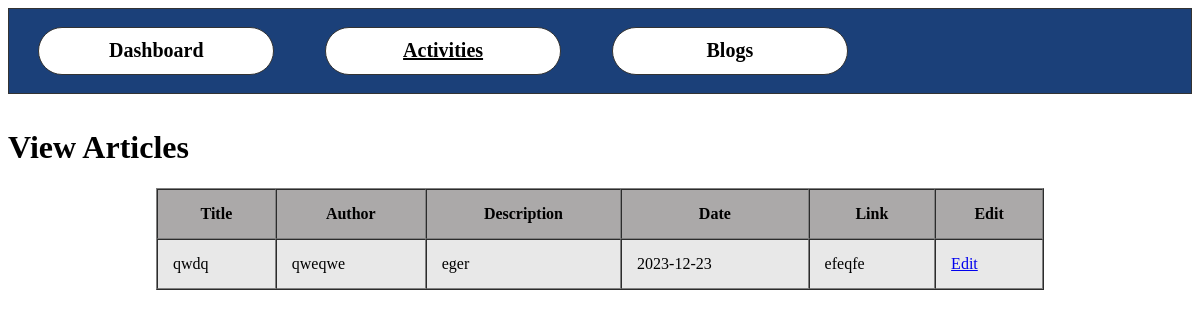
The app's page /view_articles (signed in), older data.
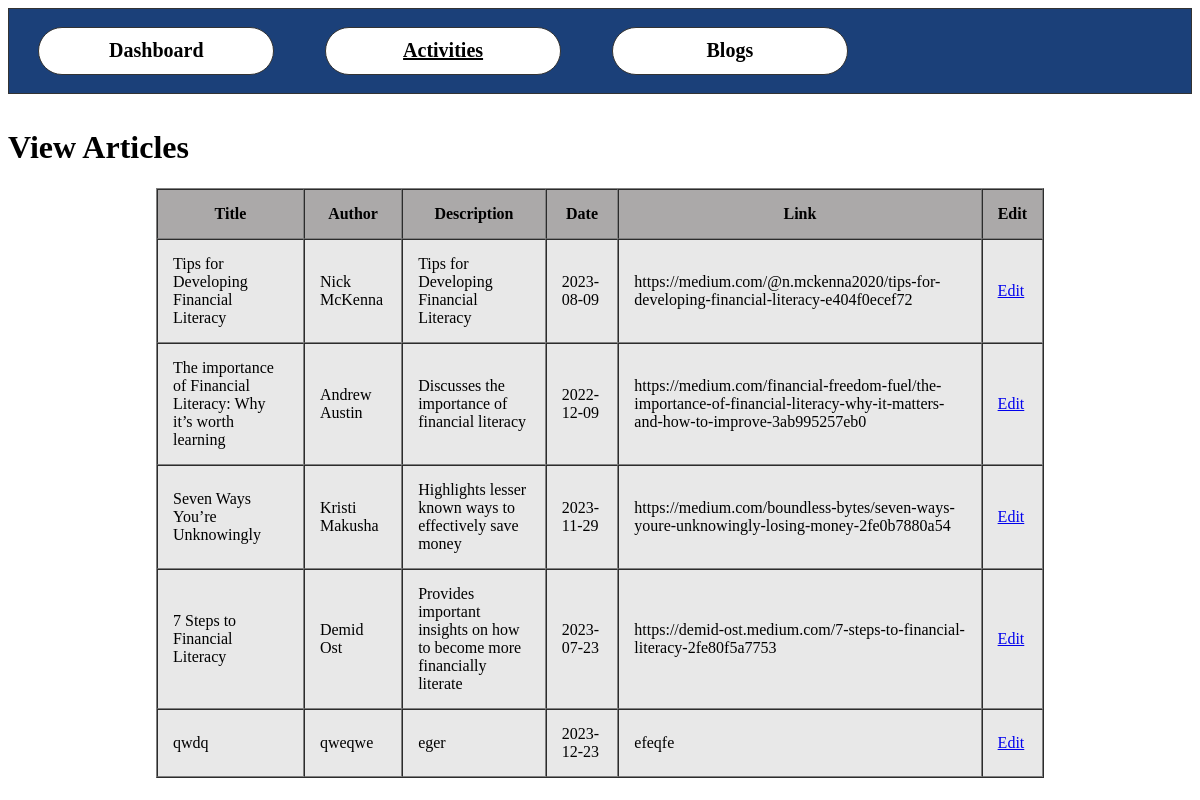
The same page, newer data.
### app.py (models this page shows)
class Article(db.Model):
    id = db.Column(db.Integer, primary_key=True)
    title = db.Column(db.String(200), nullable=False)
    author = db.Column(db.String(100), nullable=False)
    desc = db.Column(db.String(300), nullable=False)
    date = db.Column(db.String(300), nullable=False)
    link = db.Column(db.String(300), nullable=False)

### app.py (the view)
@app.route('/view_articles')
@login_required
def view_articles():
    articles = Article.query.order_by(Article.id.desc()).limit(20).all()
    return render_template('view_articles.html', articles = articles)

### app.py (called while the page is built)
@login_manager.user_loader
def load_user(user_id):
    return User.query.get(int(user_id))

### templates/view_articles.html (shortened to what this page needs)
<!DOCTYPE html>
<html lang="en">
<head>
    <link rel="stylesheet" type="text/css" href="{{ url_for('static',filename='styles/main.css') }}">
    <nav>
        <a href="{{url_for('dashboard')}}">Dashboard</a>
        <a href="{{url_for('activities')}}" style="text-decoration: underline;">Activities</a>
        <a href="{{url_for('blogs')}}">Blogs</a>
    </nav>
</head>
<body>
    <h1>View Articles</h1>
    <div>
        <table id='records' border='1px' cellspacing='0' cellpadding='15'>
            <tr id='table-headings'>
                <th>Title</th>
                <th>Author</th>
                <th>Description</th>
                <th>Date</th>
                <th>Link</th>
                <th>Edit</th>
            </tr>
            {% for article in articles %}
            <tr id='table-cells'>
                <td>{{ article.title }}</td>
                <td>{{ article.author }}</td>
                <td>{{ article.desc }}</td>
                <td>{{ article.date }}</td>
                <td>{{ article.link }}</td>
                <td><a href="{{url_for('edit', article_id=article.id)}}">Edit</a></td>
            </tr>
            {% endfor %}
        </table>
    </div>
</body>
</html>

Row changes from the older to the newer data that the page shows:
added Article: title "Tips for Developing Financial Literacy", author "Nick McKenna", desc "Tips for Developing Financial Literacy", date "2023-08-09", link "https://medium.com/@n.mckenna2020/tips-for-developing-financial-literacy-e404f0ecef72"
added Article: title "The importance of Financial Literacy: Why it’s worth learning", author "Andrew Austin", desc "Discusses the importance of financial literacy", date "2022-12-09", link "https://medium.com/financial-freedom-fuel/the-importance-of-financial-literacy-why-it-matters-and-how-to-improve-3ab995257eb0"
added Article: title "Seven Ways You’re Unknowingly", author "Kristi Makusha", desc "Highlights lesser known ways to effectively save money", date "2023-11-29", link "https://medium.com/boundless-bytes/seven-ways-youre-unknowingly-losing-money-2fe0b7880a54"
added Article: title "7 Steps to Financial Literacy", author "Demid Ost", desc "Provides important insights on how to become more financially literate", date "2023-07-23", link "https://demid-ost.medium.com/7-steps-to-financial-literacy-2fe80f5a7753"
